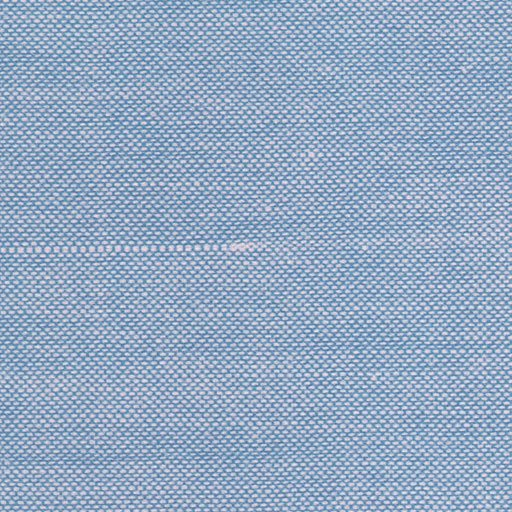
%> input picture test/test1.jpg, 512 x 512 px; its folder holds only this picture in this run
$ octave schema.m   (GNU Octave 9; MATLAB toolbox functions it lacks are replaced by stand-ins)
%> lines starting %> are read from the running program, lines starting %| are printed output that depends on the picture; in (x1, y1, x2, y2) boxes, pixels count from 0 and x2, y2 are one past the last pixel; in counts of white or black regions, pixels touching at a corner belong together; the program's own positions count from 1
% GESTIONE CARTELLA DI INPUT E CREAZIONE ARRAY DI IMMAGINI, ELIMINAZIONI
% RISULTATI PRECEDENTI
clear all
close all
clc

delete('difetti\*.png')
%ottengo il numero di file da processare
all_files = dir('test\');
all_dir = all_files([all_files(:).isdir]);
num_img = numel(all_files) - 2 ;
n = 3;
index = num_img;

% Carico immagine e la converto in scala di grigiDDDD
while index > 0
    A = rgb2gray(imread(strcat('test\',all_files(n).name)));
%> A: size 512x512 uint8; min 91, max 243, mean 164.9
    [M,N] = size(A);
%> M = 512; N = 512

    % CICLO DI RICONOSCIMENTO ERRORI
    %TODO:
    %   -Riconoscimento pattern
    %   -Definire se un errore esiste o meno
    %   -generazione immagine finale
    % Definisco una serie di pattern, tutti quadrati 14x14
    R = 14;
    C = 14;
    pattern1 = A(1:R,1:C);
    pattern2 = A(2:R+1,2:C+1);
    pattern3 = A(M-13:M,N-13:N);
    pattern4 = A(M-14:M-1,N-14:N-1);
    pattern5 = A(1:R,N-13:N);
    pattern6 = A(2:R+1,N-13:N);

    % Visualizzo i pattern sovrapposti all'immagine di partenza (convertita in
    % scala di grigi)
    figure;
    imagesc(A); axis image; colormap gray; hold on;
    title ('Tessitura e pattern sovrapposti')
    rectangle('position',[1,1,R,C],'EdgeColor','r'); % pattern1
    rectangle('position',[2,2,R,C],'EdgeColor','g'); % pattern2
    rectangle('position',[M-13,N-13,14,14],'EdgeColor','b'); % pattern3
    rectangle('position',[M-14,N-14,14,14],'EdgeColor','c'); % pattern4
    rectangle('position',[1,N-13,14,14],'EdgeColor','m'); % pattern5
    rectangle('position',[2,N-13,14,14],'EdgeColor','k'); % pattern6

    % Calcolo per ogni pattern la cross-correlazione 2D (normalizzata). Attenzione all'ordine delle variabili in input!
    % L'output avra' dimensione (M+R-1,N+C-1)
    % From MATLAB Help:
    % C = normxcorr2(TEMPLATE,A) computes the normalized cross-correlation of
    %     matrices TEMPLATE and A. The matrix A must be larger than the matrix
    %     TEMPLATE for the normalization to be meaningful. The values of TEMPLATE
    %     cannot all be the same. The resulting matrix C contains correlation
    %     coefficients and its values may range from -1.0 to 1.0.

    c1 = normxcorr2(pattern1,A);
    c2 = normxcorr2(pattern2,A);
    c3 = normxcorr2(pattern3,A);
    c4 = normxcorr2(pattern4,A);
    c5 = normxcorr2(pattern5,A);
    c6 = normxcorr2(pattern6,A);
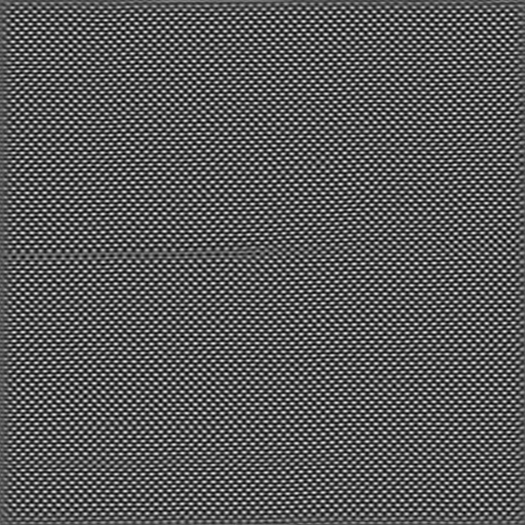
%> c6: size 525x525 double; min -0.53, max 1, mean 2.93e-07; drawn with min black and max white

    % Calcolo la cross-correlazione media, che avra' sempre dimensione (M+R-1,N+C-1)
    c = (c1+c2+c3+c4+c5+c6)/6; % 525x525

    % Considero solo la parte di cross-correlazione che e' stata eseguita senza
    % gli zero-padded edges, in modo da rimuovere effetto bordo. Quindi l'output
    % avra' dimensioni (M-R+1, N-C+1)
    % Hint: matrice_xcorr_reduced = matrice_xcorr(r:(end-r+1),c:(end-c+1));
    c = c(R:end-R+1,C:end-C+1); % 499x499
%> c: size 499x499 double

    % Visualizzo, in un subplot con due riquadri, il valore assoluto della
    % cross-correlazione appena stimata sia come surface plot che come immagine
    figure, subplot(121), surf(abs(c)), shading flat
    title ('Xcorr2D - Surface Plot')
    subplot(122),
    imagesc(abs(c)),
    axis 'image'
    title ('Xcorr2D - Immagine')
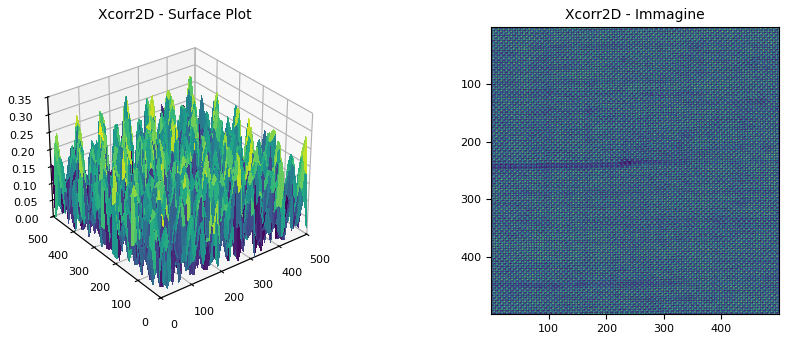
%> figure redrawn from the program's plot data, 2 panels

    % Faccio il modulo della cross-correlazione appena stimata, su cui
    % lavorero' da qui in avanti
    c=abs(c);
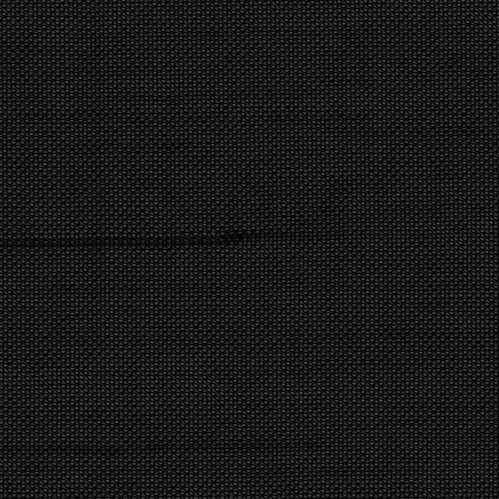
%> c: size 499x499 double; min 4.51e-07, max 0.319, mean 0.103

    % A partire dalla cross-correlazione stimata, creo una maschera
    % selezionando tutti i valori inferiori a 0.2 e la visualizzo
    mask = c<0.2;
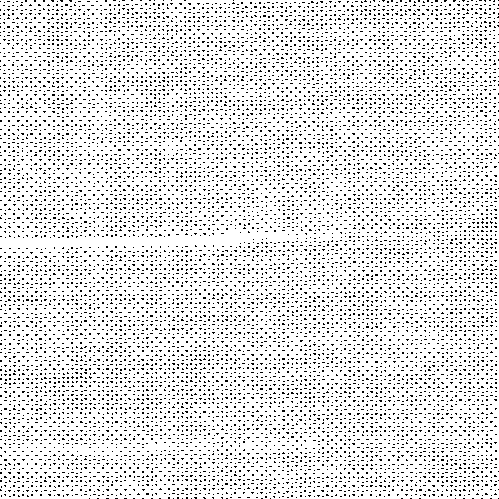
%> mask: size 499x499 logical; 88.5% white; black in thin lines or dots
    figure, imagesc(mask)
    title ('Maschera 1')

    % Creo come elemento strutturale un disco con raggio = 3, da utilizzare poi per eseguire
    % una operazione morfologica di apertura (hint: utilizzare i comandi strel e imopen)
    % Il risultato deve essere una variabile chiamata mask2, che va poi
    % visualizzata in una nuova figura
    % Nota per IMOPEN = Perform morphological opening.
    % The opening operation erodes an image and then dilates the eroded image,
    % using the same structuring element for both operations.
    % Morphological opening is useful for removing small objects from an image
    % while preserving the shape and size of larger objects in the image.

    se = strel('disk',3);
    mask2 = imopen(mask,se);
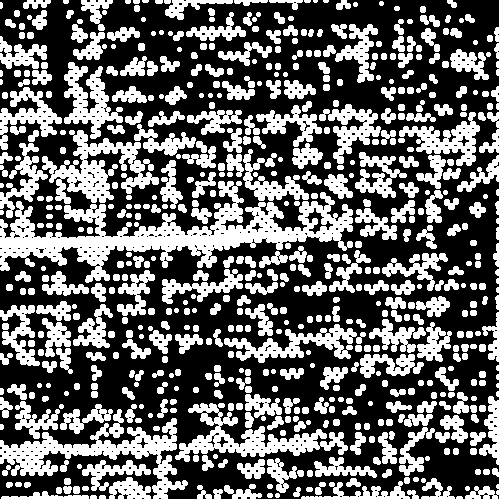
%> mask2: size 499x499 logical; 39.3% white; 607 white regions (22 under 20 px), largest, box (x1, y1, x2, y2) and area: (0, 181, 353, 283) 11000, (0, 409, 188, 499) 4503, (42, 130, 159, 204) 3487
    figure, imagesc(mask2);
    title ('Maschera 2 dopo operazione morfologica')

    % Modifico l'immagine di partenza A in modo che abbia dimensioni uguali alla
    % cross-correlazione
    A = A(ceil(R/2):end-floor(R/2),ceil(C/2):end-floor(C/2)); %499x499
%> A: size 499x499 uint8

    % Creo una nuova immagine A1, uguale ad A. I pixel che sono pari a 1 nella variabile
    % mask2 devono essere messi a 255 in A1
    A1 = A;
    A1(mask2)=255;

    % Visualizzo a lato immagine A e immagine con il difetto evidenziato in rosso
    Af = cat(3,A1,A,A);
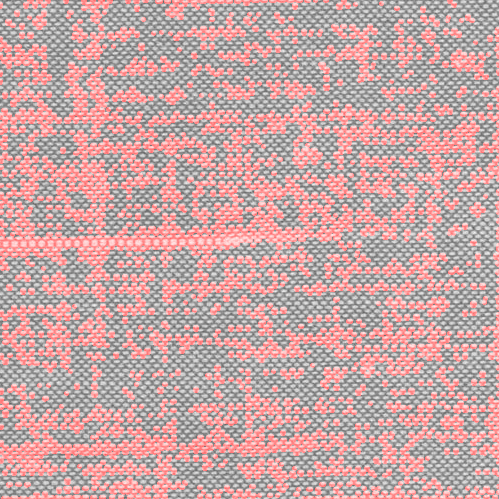
%> Af: size 499x499x3 uint8; mean R, G, B 200, 164.9, 164.9
    X = figure;
    imshowpair(A,Af,'montage')
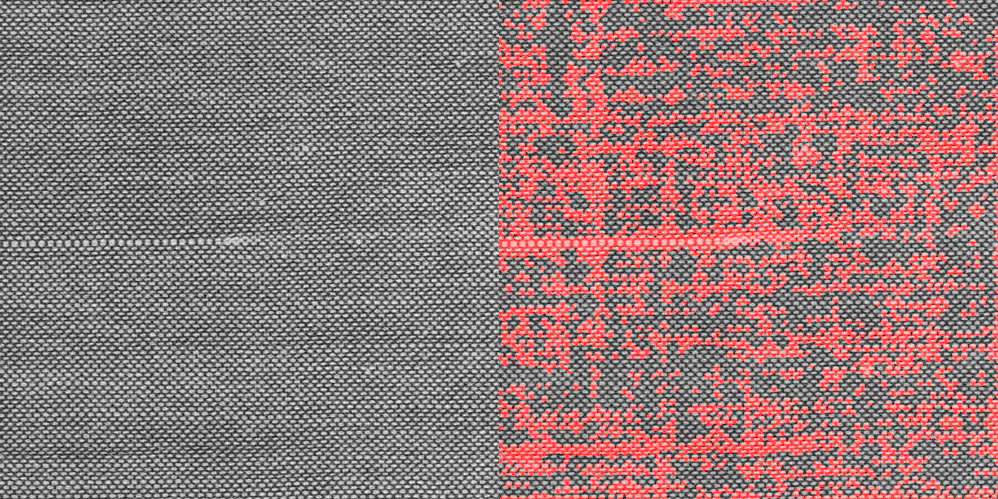
%> displayed picture: size 499x998x3, on the screen's scale of 0 to 255; mean R, G, B 146.7, 119.4, 119.4
%> (the run ends here)
